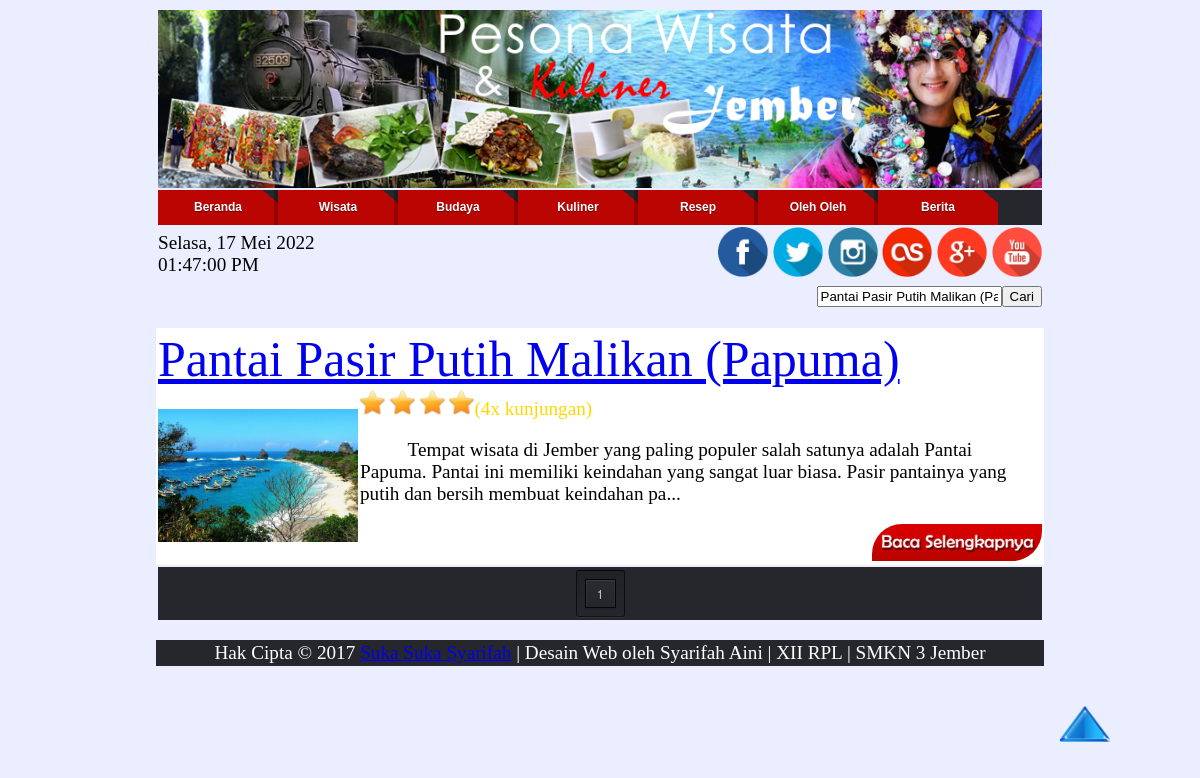
The app's page /pencarianwisata.php?cari_teks=Pantai Pasir Putih Malikan (Papuma) with its own data.
### tables this page shows
CREATE TABLE IF NOT EXISTS `berita` (
  `id_berita` int(11) NOT NULL AUTO_INCREMENT,
  `judul` varchar(40) NOT NULL,
  `tgl_buat` date DEFAULT NULL,
  `tgl_update` date NOT NULL,
  `gambar` varchar(100) NOT NULL,
  `isi` text NOT NULL,
  `kategori` varchar(15) NOT NULL,
  `kunjungan` int(11) NOT NULL,
  PRIMARY KEY (`id_berita`)
);

### pencarianwisata.php (the view, shortened to what this page needs)
<html>
<body>
<?php
include "admin/menu.php";
?>
<center>
<table border="0">
	<tr><td colspan="2" align="right"><form method="get" action="pencarianwisata.php"><input type="text" name="cari_teks" value="<?php echo $_GET[cari_teks];?>"><input type="submit" name="cari" value="Cari" ></form></td></tr>
</table>
<table border="0" width="1000" bgcolor="white">
<?php
	if($_GET['cari_teks']<>''){
		$cari_teks= $_GET['cari_teks'];
		$per_page = 5;
		$page_query = mysql_query("SELECT COUNT(*) FROM berita where ((judul like '%$cari_teks%') or (isi like '%$cari_teks%')) and kategori='wisata'");
		$pages = ceil(mysql_result($page_query, 0) / $per_page);
		$page = (isset($_GET['page'])) ? (int)$_GET['page'] : 1;
		$start = ($page - 1) * $per_page;
		$query="select id_berita,judul,tgl_buat,tgl_update,gambar,isi,kategori,kunjungan from berita where ((judul like '%$cari_teks%') or (isi like '%$cari_teks%')) and kategori='wisata' order by kunjungan DESC limit $start, $per_page";
		$sql=mysql_query($query);
		while($hasil=mysql_fetch_array($sql)){
			$id=$hasil['id_berita'];
			$judul=$hasil['judul'];
			$gambar=$hasil['gambar'];
			$isi=$hasil['isi'];
			$kunjungan=$hasil['kunjungan'];
			echo'<tr><td colspan="2"><div class="teks"><a href="isiberita.php?id='.$id.'" id="warna-tulisan">'.$judul.'</a></div></td></tr>
			<tr><td width="200"><center><img src="images/'.$gambar.'" title="'.$gambar.'" alt="'.$gambar.'"></td><td>';
			include "kunjungan.php";
			echo substr($isi,0,250).'...<p align="right"><a href="isiberita.php?id='.$id.'"><img src="images/Baca Selengkapnya.jpg" class="mode7" height="25%" width="25%" alt="Baca Selengkapnya"></a></p></td></tr>';
		}
		echo'<tr><td colspan="2"></td></tr></table>';
	}else{
		echo '<script>window.location="index.php"</script>';
	}
?>
<table border="0"><tr><td>
<section class="container">
    <nav class="pagination">
<?php
		if($pages >= 1 && $page <= $pages){
			for($x=1; $x<=$pages; $x++){
				echo ($x == $page) ? '<a href="?cari_teks='.$cari_teks.'&page='.$x.'"><span>'.$x.'</span></a></b> ' : '<a href="?cari_teks='.$cari_teks.'&page='.$x.'">'.$x.'</a> ';
			}
		}
?>
    </nav>
    </section>
</td></tr>
</table>
    <?php
	include 'admin/footer.php';
	?>
</body>
</html>

### kunjungan.php
<?php
if($kunjungan==1){
			echo '<img src="images/Logo Bintang.png" height="25" width="25" alt="Logo Bintang">';
		}else if($kunjungan==2){
			echo '<img src="images/Logo Bintang.png" height="25" width="25" alt="Logo Bintang">
			<img src="images/Logo Bintang.png" height="25" width="25" alt="Logo Bintang">';
		}else if($kunjungan==3){
			echo '<img src="images/Logo Bintang.png" height="25" width="25" alt="Logo Bintang">
			<img src="images/Logo Bintang.png" height="25" width="25" alt="Logo Bintang">
			<img src="images/Logo Bintang.png" height="25" width="25" alt="Logo Bintang">';
		}else if($kunjungan==4){
			echo '<img src="images/Logo Bintang.png" height="25" width="25" alt="Logo Bintang">
			<img src="images/Logo Bintang.png" height="25" width="25" alt="Logo Bintang">
			<img src="images/Logo Bintang.png" height="25" width="25" alt="Logo Bintang">
			<img src="images/Logo Bintang.png" height="25" width="25" alt="Logo Bintang">';
		}else if($kunjungan>=5){
			echo '<img src="images/Logo Bintang.png" height="25" width="25" alt="Logo Bintang">
			<img src="images/Logo Bintang.png" height="25" width="25" alt="Logo Bintang">
			<img src="images/Logo Bintang.png" height="25" width="25" alt="Logo Bintang">
			<img src="images/Logo Bintang.png" height="25" width="25" alt="Logo Bintang">
			<img src="images/Logo Bintang.png" height="25" width="25" alt="Logo Bintang">';
		}
echo '<font color="gold">('.$kunjungan.'x kunjungan)</font>';
?>

### admin/menu.php (style rules this page uses)
body { font-family:Calibri; background-color:#ebeeff; }
.container { margin: 0px auto; width: auto; text-align: center; background-color:#26272c; }
.container .pagination { margin: 3px 0; }
.pagination { padding: 8px; background-clip: padding-box; border: 1px solid; border-color: #070809 #0d0e0f #131517; border-color: rgba(0, 0, 0, 0.8) rgba(0, 0, 0, 0.65) rgba(0, 0, 0, 0.5); border-radius: 3px; display: inline-block; vertical-align: baseline; zoom: 1; *display: inline; *vertical-align: auto; background-image: -webkit-linear-gradient(top, rgba(0, 0, 0, 0.12), rgba(0, 0, 0, 0)); background-image: -moz-linear-gradient(top, rgba(0, 0, 0, 0.12), rgba(0, 0, 0, 0)); background-image: -o-linear-gradient(top, rgba(0, 0, 0, 0.12), rgba(0, 0, 0, 0)); background-image: linear-gradient(to bottom, rgba(0, 0, 0, 0.12), rgba(0, 0, 0, 0)); -webkit-box-shadow: 0 1px rgba(255, 255, 255, 0.05); box-shadow: 0 1px rgba(255, 255, 255, 0.05); }
.pagination > a, .pagination > span { float: left; margin-left: 5px; padding: 0 6px; min-width: 17px; line-height: 27px; font-family: 'Helvetica Neue', Helvetica, Arial, sans-serif; font-size: 12px; font-weight: 500; color: #d4d4d4; text-align: center; text-decoration: none; border: 1px solid black; border-radius: 0px; }
.pagination :first-child { margin-left: 0; }
.pagination > a { text-decoration: none; text-shadow: 0 1px black; background-clip: padding-box; border-color: rgba(0, 0, 0, 0.9); background-image: -webkit-linear-gradient(top, rgba(255, 255, 255, 0.04), rgba(255, 255, 255, 0)); background-image: -moz-linear-gradient(top, rgba(255, 255, 255, 0.04), rgba(255, 255, 255, 0)); background-image: -o-linear-gradient(top, rgba(255, 255, 255, 0.04), rgba(255, 255, 255, 0)); background-image: linear-gradient(to bottom, rgba(255, 255, 255, 0.04), rgba(255, 255, 255, 0)); -webkit-box-shadow: inset 0 0 0 1px rgba(255, 255, 255, 0.04), inset 0 1px rgba(255, 255, 255, 0.04), inset 0 -1px rgba(0, 0, 0, 0.15), 0 1px 1px rgba(0, 0, 0, 0.1); box-shadow: inset 0 0 0 1px rgba(255, 255, 255, 0.04), inset 0 1px rgba(255, 255, 255, 0.04), inset 0 -1px rgba(0, 0, 0, 0.15), 0 1px 1px rgba(0, 0, 0, 0.1); -webkit-transition: 0.1s ease-out; -moz-transition: 0.1s ease-out; -o-transition: 0.1s ease-out; transition: 0.1s ease-out; }
#warna-tulisan { animation: 5s infinite gantiwarna linear; -webkit-animation: 5s infinite gantiwarna linear }
.mode7 { border-radius: 30px 0 30px 0; -moz-border-radius: 30px 0 30px 0; -webkit-border-radius: 30px 0 30px 0; -o-border-radius: 30px 0 30px 0; transition: all 0.5s; -moz-transition: all 0.5s; -webkit-transition: all 0.5s; -o-transition: all 0.5s; }
img { max-width:100% }
table { width: 75%; }
table tr { padding: .35em; }
table th, table td { padding: 0em; font-size:1.2em; }
table td img { text-align: center; }
.teks { font-family:Gabriola; font-size:50px; color:red; }

### records on screen
berita: judul "Pantai Pasir Putih Malikan (Papuma)", gambar (picture), kunjungan "4", isi "Tempat wisata di Jember yang paling populer salah satunya adalah Pantai Papuma. Pantai ini memiliki keindahan yang sangat luar biasa. Pasir pantainya yang putih dan bersih membuat keindahan pa"
